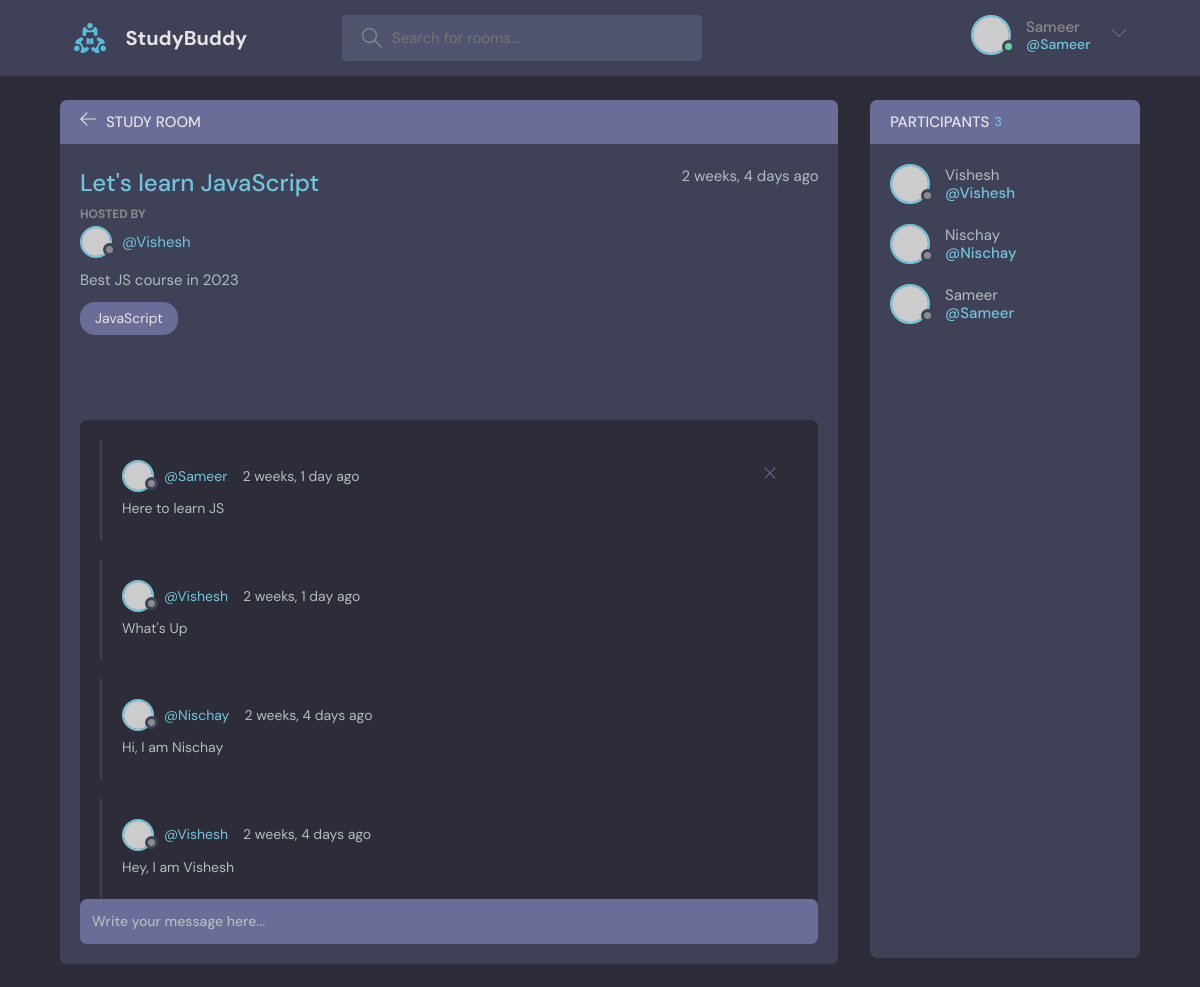
The app's page /room/1/ (signed in) with its own data.
### base/models.py (models this page shows, shortened)
class Room(models.Model):
    host = models.ForeignKey(User, on_delete=models.SET_NULL, null=True)
    topic = models.ForeignKey(Topic, on_delete=models.SET_NULL, null=True)
    name = models.CharField(max_length=200)
    description = models.TextField(null=True, blank=True)
    participants = models.ManyToManyField(User, related_name='participants', blank=True)
    updated = models.DateTimeField(auto_now=True)
    created = models.DateTimeField(auto_now_add=True)
    class Meta:
        ordering = ['-updated', '-created']

class Topic(models.Model):
    name = models.CharField(max_length=200)
    def __str__(self) -> str:
        return self.name

class Message(models.Model):
    user = models.ForeignKey(User, on_delete=models.CASCADE)
    room = models.ForeignKey(Room, on_delete=models.CASCADE)
    body = models.TextField()
    updated = models.DateTimeField(auto_now=True)
    created = models.DateTimeField(auto_now_add=True)
    class Meta:
        ordering = ['-updated', '-created']

### base/views.py (the view, shortened to what this page needs)
# urls.py: path('room/<str:pk>/', views.room, name="room"),
def room(request, pk):
    room = Room.objects.get(id=pk)
    room_messages = room.message_set.all().order_by('-created')  # Django feature for Many-to-one relationship Model(start in lower case) name_set
    participants = room.participants.all()
    context = {'room' : room, 'room_messages' : room_messages, 'participants' : participants}
    return render(request, 'base/room.html', context)

### base/templates/base/room.html (shortened to what this page needs)
{% extends 'main.html' %}
{% block content %}
<main class="profile-page layout layout--2">
  <div class="container">
    <div class="room">
      <div class="room__top">
        <div class="room__topLeft">
          <a href="{% url 'home' %}">
            <svg version="1.1" xmlns="http://www.w3.org/2000/svg" width="32" height="32" viewBox="0 0 32 32">
              <title>arrow-left</title>
              <path
                d="M13.723 2.286l-13.723 13.714 13.719 13.714 1.616-1.611-10.96-10.96h27.625v-2.286h-27.625l10.965-10.965-1.616-1.607z"
              ></path>
            </svg>
          </a>
          <h3>Study Room</h3>
        </div>
      </div>
      <div class="room__box scroll">
        <div class="room__header scroll">
          <div class="room__info">
            <h3>{{room.name}}</h3>
            <span>{{room.created|timesince}} ago</span>
          </div>
          <div class="room__hosted">
            <p>Hosted By</p>
            <a href="{% url 'user-profile' room.host.id %}" class="room__author">
              <div class="avatar avatar--small">
                <img src="https://randomuser.me/api/portraits/men/37.jpg" />
              </div>
              <span>@{{room.host}}</span>
            </a>
          </div>
          <div class="room__details">
            {{room.description}}
          </div>
          <span class="room__topics">{{room.topic}}</span>
        </div>
        <div class="room__conversation">
          <div class="threads scroll">
            {% for message in room_messages %}
            <div class="thread">
              <div class="thread__top">
                <div class="thread__author">
                  <a href="{% url 'user-profile' message.user.id%}" class="thread__authorInfo">
                    <div class="avatar avatar--small">
                      <img src="https://randomuser.me/api/portraits/men/37.jpg" />
                    </div>
                    <span>@{{message.user}}</span>
                  </a>
                  <span class="thread__date">{{message.created|timesince}} ago</span>
                </div>
                {% if request.user == message.user %}
                <div class="thread__delete">
                  <a href="{% url 'deleteMessage' message.id %}">
                  <svg version="1.1" xmlns="http://www.w3.org/2000/svg" width="32" height="32" viewBox="0 0 32 32">
                    <title>remove</title>
                    <path
                      d="M27.314 6.019l-1.333-1.333-9.98 9.981-9.981-9.981-1.333 1.333 9.981 9.981-9.981 9.98 1.333 1.333 9.981-9.98 9.98 9.98 1.333-1.333-9.98-9.98 9.98-9.981z"
                    ></path>
                  </svg>
                  </a>
                </div>
                {% endif %}
              </div>
              <div class="thread__details">
                {{message.body}}
              </div>
            </div>
            {% endfor %}
          </div>
        </div>
      </div>
      {% if request.user.is_authenticated %}
      <div class="room__message">
        <form action="" method="POST">
          <input name="body" placeholder="Write your message here..." />
        </form>
      </div>
      {% endif %}
    </div>
    <div class="participants">
      <h3 class="participants__top">Participants <span>{{room.participants.count}}</span></h3>
      <div class="participants__list scroll">
        {% for user in participants %}
        <a href="{% url 'user-profile' user.id %}" class="participant">
          <div class="avatar avatar--medium">
            <img src="https://randomuser.me/api/portraits/men/37.jpg" />
          </div>
          <p>
            {{user.username}}
            <span>@{{user.username}}</span>
          </p>
        </a>
        {% endfor %}
      </div>
    </div>
  </div>
</main>
{% endblock content %}

### templates/navbar.html (shortened to what this page needs)
{% load static %}
<header class="header header--loggedIn">
  <div class="container">
    <a href="{% url 'home' %}" class="header__logo">
      <img src="{% static 'images/logo.svg' %}" />
      <h1>StudyBuddy</h1>
    </a>
    <form class="header__search" method="GET" action="{% url 'home' %}">
      <label>
        <input placeholder="Search for rooms..." type="text" name="q" />
      </label>
    </form>
    <nav class="header__menu">
      {% if request.user.is_authenticated %}
      <div class="header__user">
        <a href="{% url 'user-profile' request.user.id %}">
          <div class="avatar avatar--medium active">
            <img src="https://randomuser.me/api/portraits/men/37.jpg" />
          </div>
          <p>
            {{request.user.username}}<span>@{{request.user.username}}</span>
          </p>
        </a>
        <button class="dropdown-button">
          <svg
            version="1.1"
            xmlns="http://www.w3.org/2000/svg"
            width="32"
            height="32"
            viewBox="0 0 32 32"
          >
            <title>chevron-down</title>
            <path d="M16 21l-13-13h-3l16 16 16-16h-3l-13 13z"></path>
          </svg>
        </button>
      </div>
      {% else %}
      <a href="{% url 'login' %}">
        <img src="{% static 'images/avatar.svg' %}" />
        <p>Login</p>
      </a>
      {% endif %}
    </nav>
  </div>
</header>

### records on screen
Room: name "Let's learn JavaScript", created "2 weeks, 4 days", host "Vishesh", description "Best JS course in 2023", topic "JavaScript", participants.count "3"
Message: user "Sameer", created "2 weeks, 1 day", body "Here to learn JS"
Message: user "Vishesh", created "2 weeks, 1 day", body "What's Up"
Message: user "Nischay", created "2 weeks, 4 days", body "Hi, I am Nischay"
Message: user "Vishesh", created "2 weeks, 4 days", body "Hey, I am Vishesh"

### other values on screen
{{ request.user.username }} "Sameer"
{{ user.username }} "Vishesh"
{{ user.username }} "Nischay"
{{ user.username }} "Sameer"
